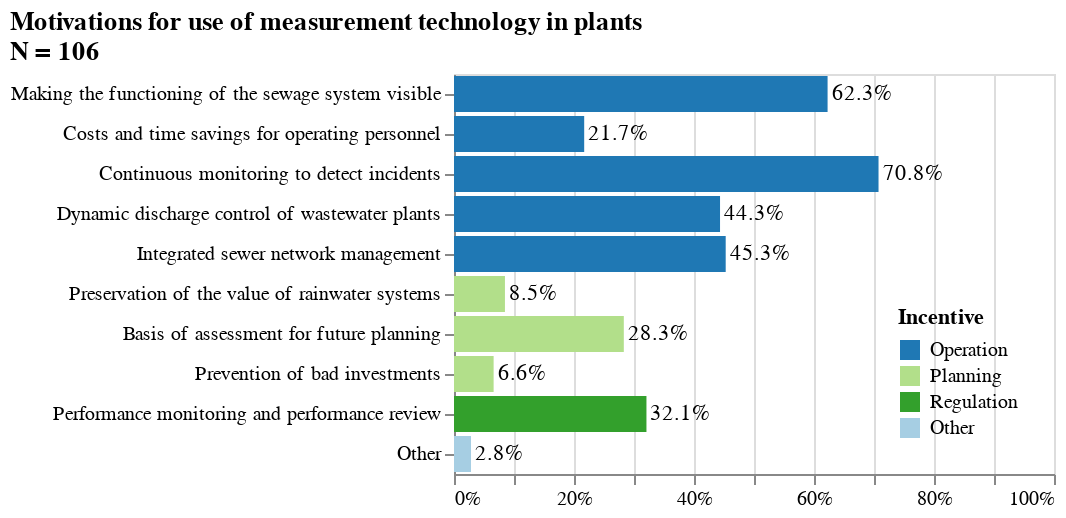

Notebook code for this chart:
### Code cell
title = wrap(question, width=100)

question = question_df.iloc[0].to_dict()


source_df = source_df.replace('No', pd.NA)

print(source_df.shape[0])

percent_df = source_df.count()
percent_df = percent_df.reset_index(name='count')
percent_df = percent_df.rename(columns={'index': 'Code'})

percent_df['percent'] = percent_df['count'] / source_df.shape[0]
percent_df['labels'] = percent_df['percent'].apply(lambda x : str(round(x * 100,1)) + '%')
percent_df = percent_df.merge(questions_df[['Code', 'Answers']], how='left', on='Code')

print(percent_df)

# Add a Group column to assign colors
percent_df['Incentive'] = percent_df['Code'].apply(lambda x: (
    "Operation" if x in ["MEASplants[SQ001]", "MEASplants[SQ002]", "MEASplants[SQ004]", "MEASplants[SQ005]", "MEASplants[SQ006]"]
    else "Planning" if x in [ 'MEASplants[SQ003]',"MEASplants[SQ007]", "MEASplants[SQ008]"]
    else "Regulation" if x == "MEASplants[SQ009]"
    else "Other"
))

# Define colors for each group
color_scale = alt.Scale(
    domain=['Operation', 'Planning', 'Regulation', "Other"],
    range=["#1f78b4", "#b2df8a", "#33a02c", "#a6cee3"]  
)
#a6cee3
#1f78b4
#b2df8a
#33a02c

nlabel = f"N = {source_df.shape[0]}"

title = title + [nlabel]




bars=alt.Chart(percent_df,title=title).mark_bar().encode(
    y=alt.Y('Answers:N', sort=order).axis(labelLimit=500, title=''),
    x=alt.X('percent:Q', scale=alt.Scale(domain=[0, 1])).axis(format='%', title=''),
    color=alt.Color("Incentive:N", scale=color_scale)
)

text = bars.mark_text(align='left', dx=2).encode(
    x=alt.X('percent:Q'),
    text=alt.Text('labels'),
    color = alt.Color(legend=None))

chart = (bars + text).resolve_scale(color='independent').configure_legend(orient="bottom-right").properties(
    title=alt.TitleParams(
        text=title,
        anchor="start"  # Align the title to the left
    )
)

chart.save(plots_dir.joinpath('4_Motivation.svg'))
chart

### Figure 1 — Vega-Lite specification as saved in the notebook (floating-point values rounded to 4 significant figures)
{"config": {"view": {"continuousWidth": 300, "continuousHeight": 300}, "legend": {"orient": "bottom-right"}}, "layer": [{"mark": {"type": "bar"}, "encoding": {"color": {"field": "Incentive", "scale": {"domain": ["Operation", "Planning", "Regulation", "Other"], "range": ["#1f78b4", "#b2df8a", "#33a02c", "#a6cee3"]}, "type": "nominal"}, "x": {"axis": {"format": "%", "title": ""}, "field": "percent", "scale": {"domain": [0, 1]}, "type": "quantitative"}, "y": {"axis": {"labelLimit": 500, "title": ""}, "field": "Answers", "sort": ["MEASplants[SQ001]", "MEASplants[SQ002]", "MEASplants[SQ004]", "MEASplants[SQ005]", "MEASplants[SQ006]", "MEASplants[SQ003]", "MEASplants[SQ007]", "MEASplants[SQ008]", "MEASplants[SQ009]", "MEASplants[other]"], "type": "nominal"}}, "title": ["Motivations for use of measurement technology in plants", "N = 106"]}, {"mark": {"type": "text", "align": "left", "dx": 2}, "encoding": {"color": {"legend": null}, "text": {"field": "labels", "type": "nominal"}, "x": {"field": "percent", "type": "quantitative"}, "y": {"axis": {"labelLimit": 500, "title": ""}, "field": "Answers", "sort": ["MEASplants[SQ001]", "MEASplants[SQ002]", "MEASplants[SQ004]", "MEASplants[SQ005]", "MEASplants[SQ006]", "MEASplants[SQ003]", "MEASplants[SQ007]", "MEASplants[SQ008]", "MEASplants[SQ009]", "MEASplants[other]"], "type": "nominal"}}, "title": ["Motivations for use of measurement technology in plants", "N = 106"]}], "data": {"name": "data-dc4f66de5c921b0321406e91fb2c77a2"}, "resolve": {"scale": {"color": "independent"}}, "title": {"text": ["Motivations for use of measurement technology in plants", "N = 106"], "anchor": "start"}, "$schema": "https://vega.github.io/schema/vega-lite/v5.20.1.json", "datasets": {"data-dc4f66de5c921b0321406e91fb2c77a2": [{"Code": "MEASplants[SQ001]", "count": 66, "percent": 0.6226, "labels": "62.3%", "Answers": "Making the functioning of the sewage system visible", "Incentive": "Operation"}, {"Code": "MEASplants[SQ002]", "count": 23, "percent": 0.217, "labels": "21.7%", "Answers": "Costs and time savings for operating personnel", "Incentive": "Operation"}, {"Code": "MEASplants[SQ004]", "count": 75, "percent": 0.7075, "labels": "70.8%", "Answers": "Continuous monitoring to detect incidents", "Incentive": "Operation"}, {"Code": "MEASplants[SQ005]", "count": 47, "percent": 0.4434, "labels": "44.3%", "Answers": "Dynamic discharge control of wastewater plants", "Incentive": "Operation"}, {"Code": "MEASplants[SQ006]", "count": 48, "percent": 0.4528, "labels": "45.3%", "Answers": "Integrated sewer network management", "Incentive": "Operation"}, {"Code": "MEASplants[SQ003]", "count": 9, "percent": 0.08491, "labels": "8.5%", "Answers": "Preservation of the value of rainwater systems", "Incentive": "Planning"}, {"Code": "MEASplants[SQ007]", "count": 30, "percent": 0.283, "labels": "28.3%", "Answers": "Basis of assessment for future planning", "Incentive": "Planning"}, {"Code": "MEASplants[SQ008]", "count": 7, "percent": 0.06604, "labels": "6.6%", "Answers": "Prevention of bad investments", "Incentive": "Planning"}, {"Code": "MEASplants[SQ009]", "count": 34, "percent": 0.3208, "labels": "32.1%", "Answers": "Performance monitoring and performance review", "Incentive": "Regulation"}, {"Code": "MEASplants[other]", "count": 3, "percent": 0.0283, "labels": "2.8%", "Answers": "Other", "Incentive": "Other"}]}}
